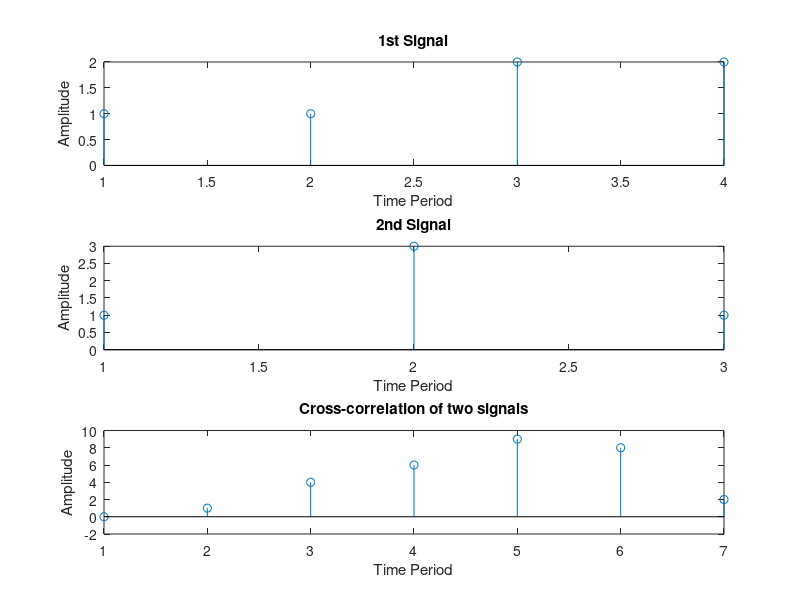

Source code (MATLAB):
% Cross-correlation of two Discrete Signals
clc
clear all
a = [1 1 2 2];

subplot(3,1,1);
stem(a);
title('1st Signal');
xlabel('Time Period');
ylabel('Amplitude');

b = [1 3 1];

subplot(3,1,2);
stem(b);
title('2nd Signal');
xlabel('Time Period');
ylabel('Amplitude');

y = xcorr(a,b);

subplot(3,1,3);
stem(y);
title('Cross-correlation of two signals');
xlabel('Time Period');
ylabel('Amplitude');
